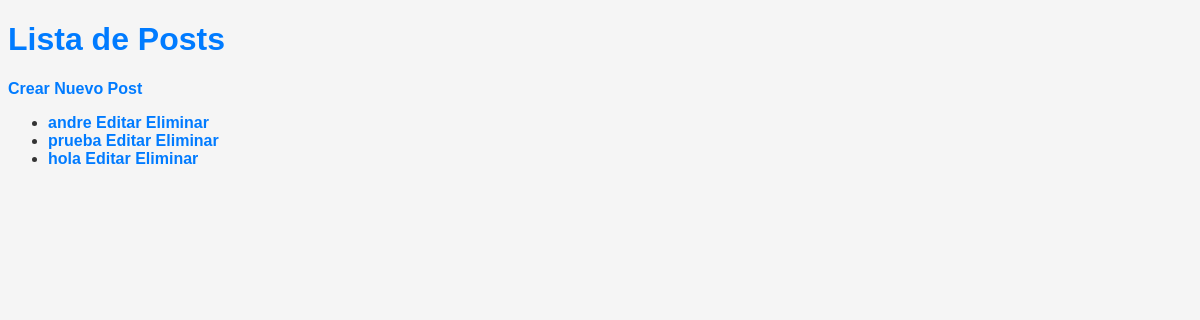
/blog/, run on an earlier commit of the app's database.
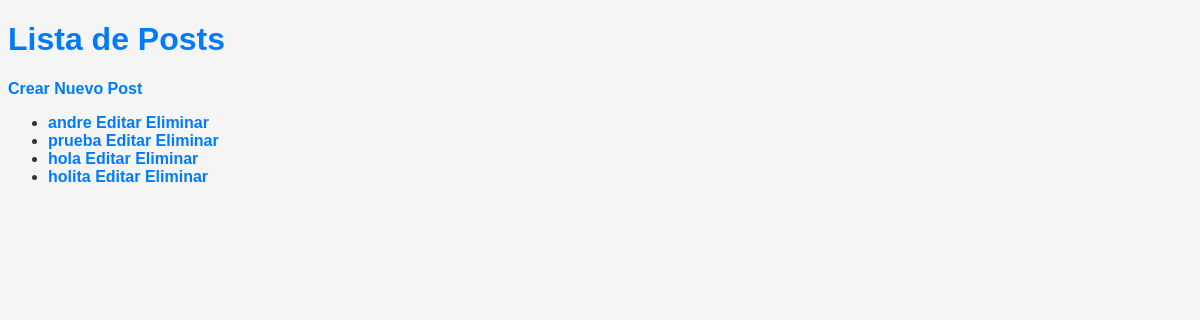
And on a later commit of the database.
### blog/models.py (models this page shows, shortened)
class Post(models.Model):
    titulo = models.CharField(max_length=100)
    contenido = models.TextField()
    fecha_creacion = models.DateTimeField(auto_now_add=True)

### blog/views.py (the view)
# urls.py: path('', PostListView.as_view(), name='post_list'),
class PostListView(ListView):
    model = Post
    template_name = 'blog/post_list.html'
    context_object_name = 'posts'

### blog/templates/blog/post_list.html (shortened to what this page needs)
<!DOCTYPE html>
<html lang="es">
<head>
    {% load static %}
    <link rel="stylesheet" href="{% static 'blog/styles.css' %}">
</head>
<body>
    <h1>Lista de Posts</h1>
    <a href="{% url 'post_create' %}">Crear Nuevo Post</a>
    <ul>
        {% for post in object_list %}
            <li>
                <a href="{% url 'post_detail' post.pk %}">{{ post.titulo }}</a>
                <a href="{% url 'post_edit' post.pk %}">Editar</a>
                <a href="{% url 'post_delete' post.pk %}">Eliminar</a>
            </li>
        {% empty %}
            <li>No hay posts disponibles.</li>
        {% endfor %}
    </ul>
</body>
</html>

### blog/static/blog/styles.css (style rules this page uses)
body { font-family: Arial, sans-serif; background-color: #f5f5f5; color: #333; }
h1 { color: #007bff; }
a { text-decoration: none; color: #007bff; font-weight: bold; }

What changed in the data, as far as the page shows it:
added Post: titulo "holita"
